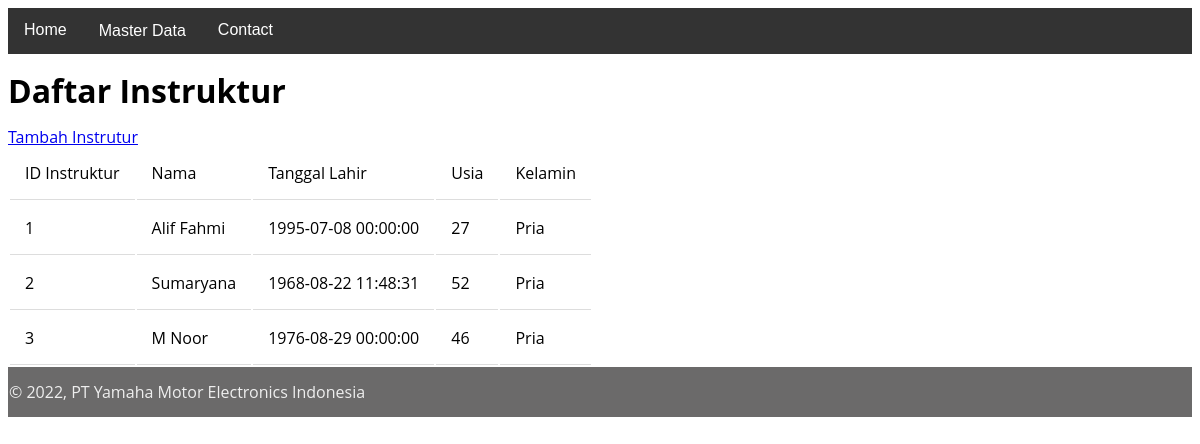
The page /training/list_pengajar.php on the database its author committed.
### tables this page shows
CREATE TABLE `instruktur` (
  `id` int(11) NOT NULL,
  `nama` varchar(50) NOT NULL,
  `tanggalLahir` datetime NOT NULL,
  `usia` int(11) NOT NULL,
  `kelamin` varchar(6) DEFAULT NULL,
  `isMenikah` tinyint(1) DEFAULT NULL
);

### training/list_pengajar.php (the view)
<?php require('header.php');
include("koneksi.php");
$strQuery = " SELECT * FROM instruktur; ";
$query = mysqli_query($conTraining, $strQuery) or die(mysqli_error());
?>
<h1>Daftar Instruktur</h1>
   <tr>
        <a href="pengajar_add.php?id=">Tambah Instrutur</a>
    </tr>
<table class="table">
	<tr>
		<td>ID Instruktur</td>
		<td>Nama</td>
		<td>Tanggal Lahir</td>
		<td>Usia</td>
		<td>Kelamin</td>
	</tr>
	<?php
		while ($data = mysqli_fetch_array($query)) {
			$id = $data["id"];
			$nama = $data["nama"];
			$tanggalLahir = $data["tanggalLahir"];
			$usia = $data["usia"];
			$kelamin = $data["kelamin"];
	?>
	<tr>
			<td><?php echo $id; ?></td>
			<td><?php echo $nama; ?></td>
			<td><?php echo $tanggalLahir; ?></td>
			<td><?php echo $usia; ?></td>
			<td><?php echo $kelamin; ?></td>
		</tr>
		<?php } ?>
</table>
<?php require('footer.php');

### training/assets/styles/main.css (style rules this page uses)
body { line-height:1; font-size:100%; font-family:'Open Sans', sans-serif; }
td { border-bottom: 1px solid #ddd; padding: 15px; text-align: left; }

### rows shown on the page
instruktur: id "1", nama "Alif Fahmi", tanggalLahir "1995-07-08 00:00:00", usia "27", kelamin "Pria"
instruktur: id "2", nama "Sumaryana", tanggalLahir "1968-08-22 11:48:31", usia "52", kelamin "Pria"
instruktur: id "3", nama "M Noor", tanggalLahir "1976-08-29 00:00:00", usia "46", kelamin "Pria"
